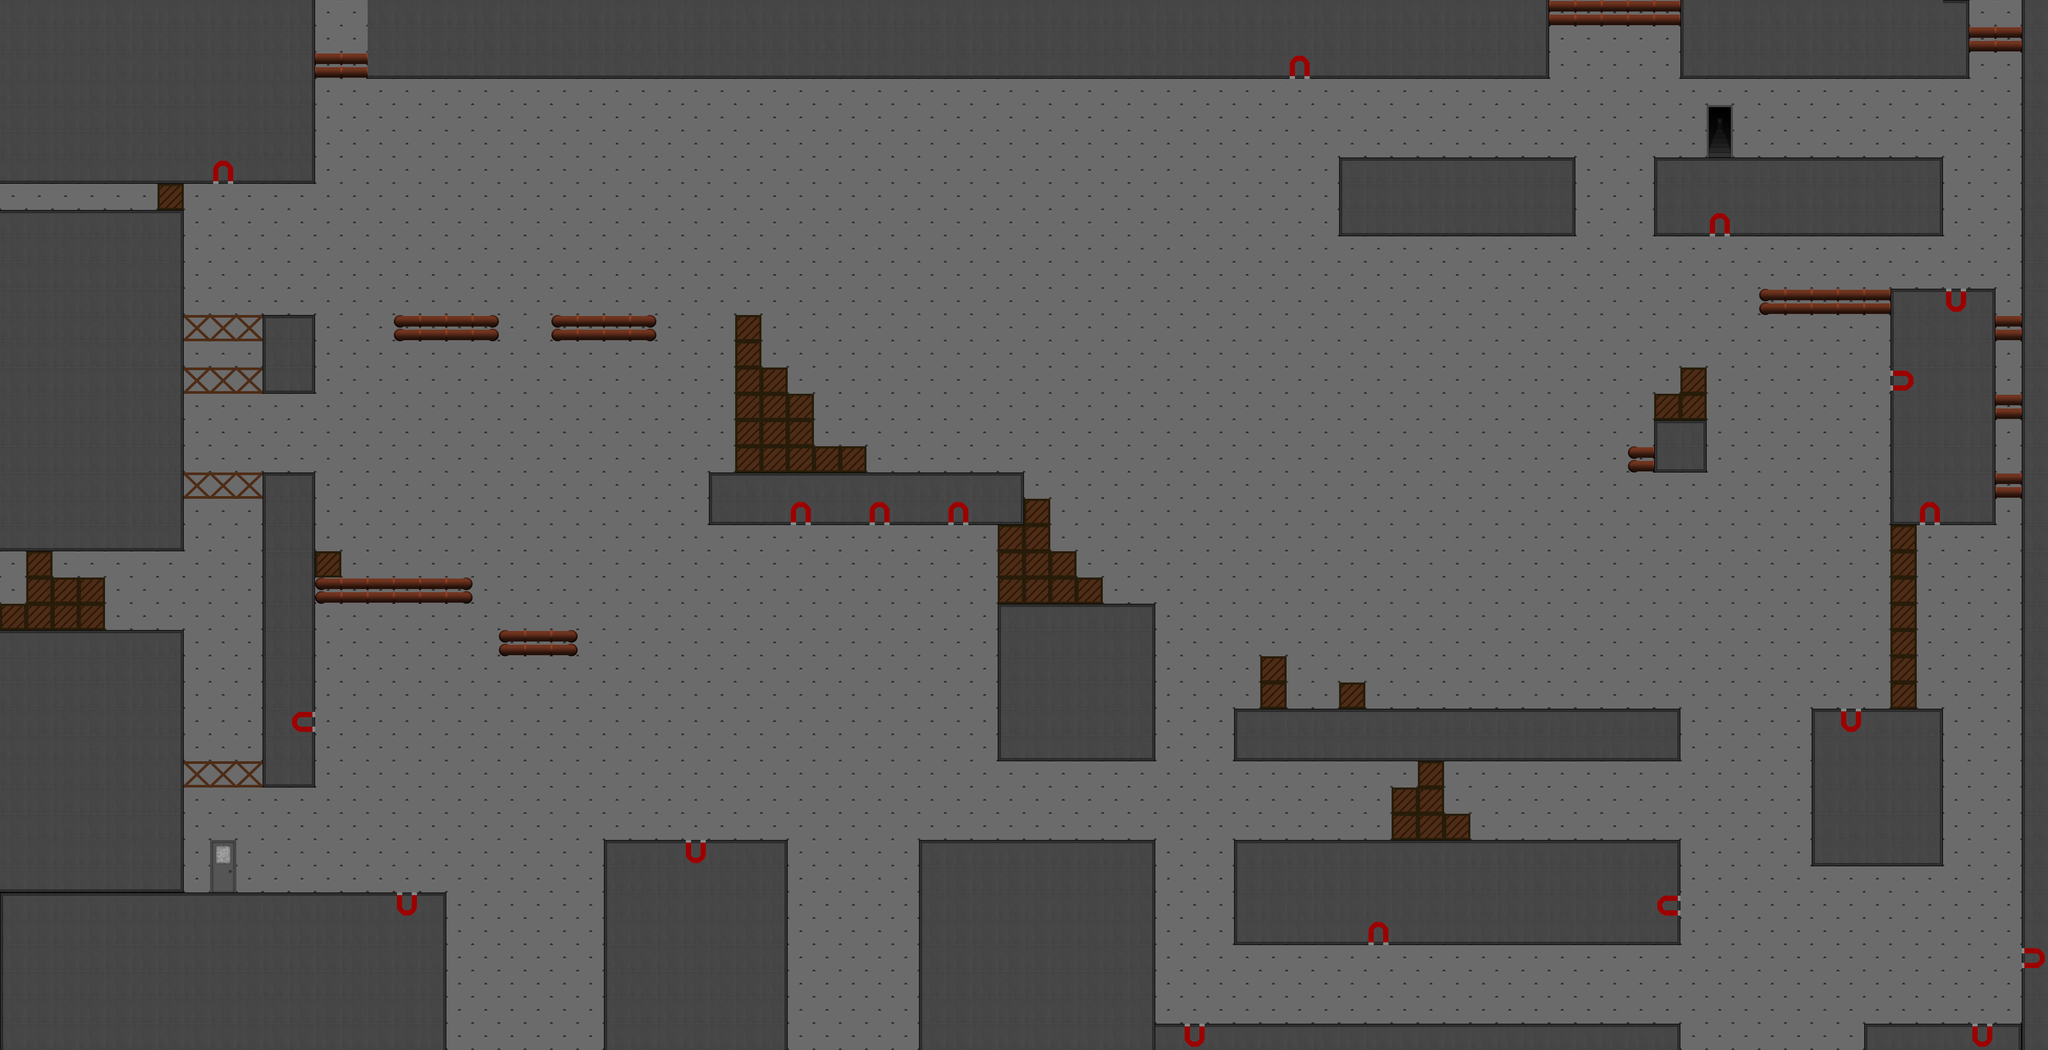

This game map was drawn from its Tiled (.tmx) file and the tilesets committed beside it. A one-line description and the trimmed map source follow:
An orthogonal 78x40 tile map with 50x50 px tiles, 1 tile layer (tileLayer) and 93 objects (81x gear, 4x crab, 3x star, 2x silverGear, 2x hedgehog, ...).

<map version="1.0" orientation="orthogonal" renderorder="right-down" width="78" height="40" tilewidth="50" tileheight="50" nextobjectid="128">
 <tileset firstgid="1" name="golden_gear_spritesheet" tilewidth="50" tileheight="50" tilecount="200" columns="20">
  <image source="golden_gear_spritesheet.png" width="1000" height="500" />
 </tileset>
 <layer name="tileLayer" width="78" height="40">
  <data>[3120 cells, 3120 non-empty, 23 distinct tile ids]</data>
 </layer>
 <objectgroup name="objectLayer">
  <object id="1" name="gear" type="gear" gid="61" x="400" y="1700" width="50" height="50" />
  <object id="2" name="player" type="player" gid="61" x="400" y="1700" width="50" height="50" />
  <object id="3" name="crab" type="crab" gid="29" x="1300" y="1600" width="50" height="50" />
  <object id="13" name="crab" type="crab" gid="29" x="800" y="600" width="50" height="50" />
  <object id="15" name="crab" type="crab" gid="29" x="1150" y="600" width="50" height="50" />
  <object id="17" name="star" type="star" gid="30" x="2450" y="1550" width="50" height="50" />
  <object id="18" name="star" type="star" gid="30" x="2450" y="1900" width="50" height="50" />
  <object id="22" name="silverGear" type="silverGear" gid="26" x="250" y="1150" width="50" height="50" />
  <object id="23" name="silverGear" type="silverGear" gid="26" x="2550" y="1550" width="50" height="50" />
  <object id="24" name="gear" type="gear" gid="25" x="400" y="450" width="50" height="50" />
  <object id="25" name="gear" type="gear" gid="25" x="400" y="550" width="50" height="50" />
  <object id="26" name="gear" type="gear" gid="25" x="400" y="850" width="50" height="50" />
  <object id="31" name="gear" type="gear" gid="25" x="400" y="1150" width="50" height="50" />
  <object id="32" name="gear" type="gear" gid="25" x="400" y="1300" width="50" height="50" />
  <object id="33" name="gear" type="gear" gid="25" x="550" y="1650" width="50" height="50" />
  <object id="34" name="gear" type="gear" gid="25" x="700" y="1650" width="50" height="50" />
  <object id="35" name="gear" type="gear" gid="25" x="750" y="1400" width="50" height="50" />
  <object id="36" name="gear" type="gear" gid="25" x="1000" y="1150" width="50" height="50" />
  <object id="39" name="gear" type="gear" gid="25" x="800" y="1050" width="50" height="50" />
  <object id="40" name="gear" type="gear" gid="25" x="650" y="1050" width="50" height="50" />
  <object id="41" name="gear" type="gear" gid="25" x="1500" y="1100" width="50" height="50" />
  <object id="42" name="gear" type="gear" gid="25" x="1650" y="1100" width="50" height="50" />
  <object id="43" name="gear" type="gear" gid="25" x="1800" y="1100" width="50" height="50" />
  <object id="46" name="gear" type="gear" gid="25" x="1200" y="1550" width="50" height="50" />
  <object id="47" name="gear" type="gear" gid="25" x="1400" y="1550" width="50" height="50" />
  <object id="48" name="gear" type="gear" gid="25" x="2600" y="1900" width="50" height="50" />
  <object id="49" name="gear" type="gear" gid="25" x="2750" y="1900" width="50" height="50" />
  <object id="50" name="gear" type="gear" gid="25" x="2900" y="1900" width="50" height="50" />
  <object id="51" name="gear" type="gear" gid="25" x="3050" y="1900" width="50" height="50" />
  <object id="52" name="gear" type="gear" gid="25" x="3050" y="1550" width="50" height="50" />
  <object id="53" name="gear" type="gear" gid="25" x="2900" y="1550" width="50" height="50" />
  <object id="54" name="gear" type="gear" gid="25" x="2750" y="1550" width="50" height="50" />
  <object id="55" name="gear" type="gear" gid="25" x="1950" y="1550" width="50" height="50" />
  <object id="56" name="gear" type="gear" gid="25" x="2100" y="1550" width="50" height="50" />
  <object id="57" name="gear" type="gear" gid="25" x="2550" y="1300" width="50" height="50" />
  <object id="58" name="gear" type="gear" gid="25" x="2700" y="1300" width="50" height="50" />
  <object id="59" name="gear" type="gear" gid="25" x="2850" y="1300" width="50" height="50" />
  <object id="60" name="gear" type="gear" gid="25" x="3000" y="1300" width="50" height="50" />
  <object id="61" name="gear" type="gear" gid="25" x="3150" y="1300" width="50" height="50" />
  <object id="62" name="gear" type="gear" gid="25" x="3500" y="1200" width="50" height="50" />
  <object id="63" name="gear" type="gear" gid="25" x="3500" y="1050" width="50" height="50" />
  <object id="64" name="gear" type="gear" gid="25" x="3500" y="900" width="50" height="50" />
  <object id="65" name="gear" type="gear" gid="25" x="3500" y="750" width="50" height="50" />
  <object id="66" name="gear" type="gear" gid="25" x="3200" y="700" width="50" height="50" />
  <object id="67" name="gear" type="gear" gid="25" x="3400" y="250" width="50" height="50" />
  <object id="68" name="gear" type="gear" gid="25" x="3550" y="250" width="50" height="50" />
  <object id="70" name="gear" type="gear" gid="25" x="3700" y="250" width="50" height="50" />
  <object id="71" name="gear" type="gear" gid="25" x="3750" y="350" width="50" height="50" />
  <object id="72" name="gear" type="gear" gid="25" x="3750" y="500" width="50" height="50" />
  <object id="73" name="gear" type="gear" gid="25" x="3750" y="1850" width="50" height="50" />
  <object id="74" name="gear" type="gear" gid="25" x="3750" y="1700" width="50" height="50" />
  <object id="75" name="gear" type="gear" gid="25" x="3750" y="1550" width="50" height="50" />
  <object id="76" name="gear" type="gear" gid="25" x="3750" y="1400" width="50" height="50" />
  <object id="77" name="gear" type="gear" gid="25" x="3750" y="1250" width="50" height="50" />
  <object id="78" name="gear" type="gear" gid="25" x="3700" y="1150" width="50" height="50" />
  <object id="79" name="gear" type="gear" gid="25" x="3300" y="1450" width="50" height="50" />
  <object id="80" name="gear" type="gear" gid="25" x="3300" y="1600" width="50" height="50" />
  <object id="81" name="gear" type="gear" gid="25" x="3300" y="1750" width="50" height="50" />
  <object id="82" name="gear" type="gear" gid="25" x="3450" y="1800" width="50" height="50" />
  <object id="83" name="gear" type="gear" gid="25" x="3600" y="1850" width="50" height="50" />
  <object id="85" name="gear" type="gear" gid="25" x="3200" y="1900" width="50" height="50" />
  <object id="86" name="gear" type="gear" gid="25" x="3350" y="1850" width="50" height="50" />
  <object id="87" name="gear" type="gear" gid="25" x="2250" y="1550" width="50" height="50" />
  <object id="88" name="gear" type="gear" gid="25" x="2250" y="1700" width="50" height="50" />
  <object id="89" name="gear" type="gear" gid="25" x="2250" y="1850" width="50" height="50" />
  <object id="90" name="gear" type="gear" gid="25" x="2250" y="1400" width="50" height="50" />
  <object id="91" name="gear" type="gear" gid="25" x="2250" y="1250" width="50" height="50" />
  <object id="94" name="gear" type="gear" gid="25" x="900" y="1450" width="50" height="50" />
  <object id="95" name="gear" type="gear" gid="25" x="1050" y="1500" width="50" height="50" />
  <object id="96" name="gear" type="gear" gid="25" x="1300" y="1500" width="50" height="50" />
  <object id="97" name="gear" type="gear" gid="25" x="1500" y="1200" width="50" height="50" />
  <object id="98" name="gear" type="gear" gid="25" x="1650" y="1200" width="50" height="50" />
  <object id="99" name="gear" type="gear" gid="25" x="1800" y="1200" width="50" height="50" />
  <object id="100" name="gear" type="gear" gid="25" x="1500" y="1300" width="50" height="50" />
  <object id="101" name="gear" type="gear" gid="25" x="1650" y="1300" width="50" height="50" />
  <object id="102" name="gear" type="gear" gid="25" x="1800" y="1300" width="50" height="50" />
  <object id="103" name="gear" type="gear" gid="25" x="1600" y="800" width="50" height="50" />
  </objectgroup>
</map>
<!-- 16 of 93 objects omitted -->